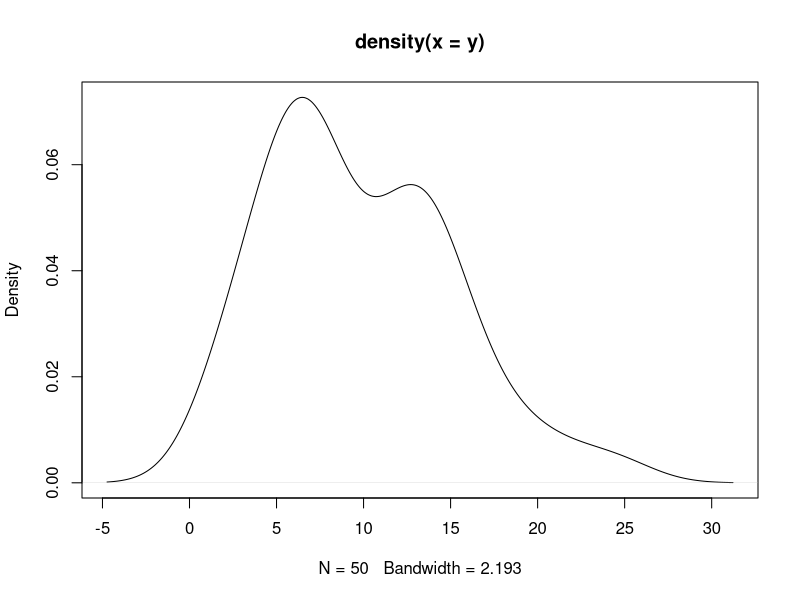
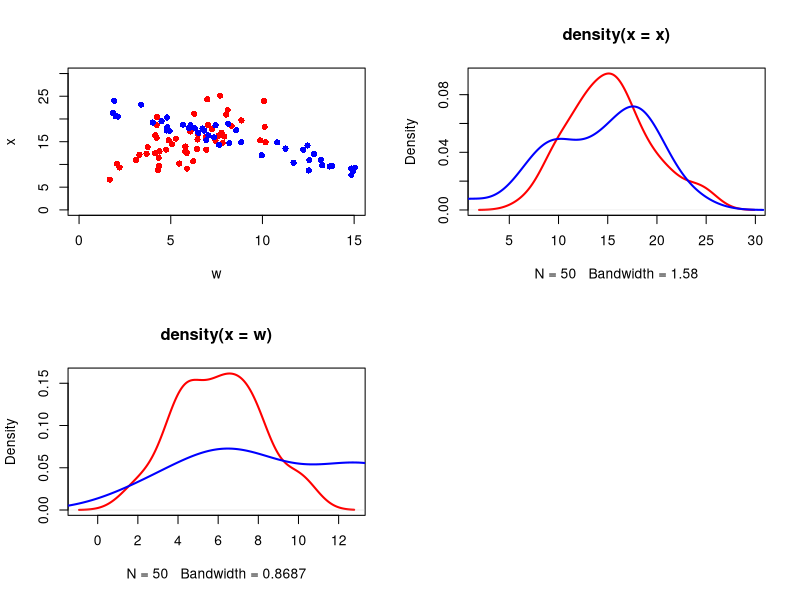

Source code (R) for these figures, in order: (Note: this script raises an error after producing the figures.)
### Midterm 721 - FA2018
###
### Take home part
###
### 1) Use the training data below to build a Gaussian Process classifier Section 6.4.5 and 6.4.6 in the text book
###    You do not need to optimise the parameters of the kernel function using equations 6.89 and following
###    The kernel function that you need to use is k(a,b) = exp(-0.5*t(a-b)%*%(a-b)), where a,b are multidimensional vectors
###    The main deliverable is a function that accepts two data frames as arguments.
###    The first data frame contains training data in 3 columns (x,y,class) and the
###    second data frame contains any number of new samples in 2 columns (x,y)
###    The function has to return the probability OF CLASS 1 for all the points in the second data frame
###
###    You can use the optim() function in R. The rest of the algorithm needs to be coded from scratch apart from trivial R functions 
###
### 2) Provide the COMPLETE derivation for exercise 6.22 in the text book
###
### DEADLINE: Friday October 19 @ 0900
### There will be no extension unless medically related
###
### WORK BY YOURSELF!!!!
###
### Code will be audited
###
### Students with duplicated code or analytical solution for the derivation will receive a F

### make sure you set the seed correctly
set.seed(7677)

### generate data
n <- 50
w <- rgamma(n,shape=6,rate=1)
x <- w + rgamma(n,10,1)
y <- rgamma(n,shape=3,rate=0.3)
plot(density(y))
z <- 20-y + rgamma (n,8,2)

### look at the data
quartz()
par(mfrow=c(2,2))
plot(w,x,col="red",pch=16,xlim=c(0,15),ylim=c(0,30))
points(y,z,col="blue",pch=16)
plot(density(x),col="red",lwd=2)
lines(density(z),col="blue", lwd=2)
plot(density(w),col="red",lwd=2)
lines(density(y),col="blue", lwd=2)

### put the data together
data.df <- data.frame(x=c(w,y), y=c(x,z), class = rep(c(1,2),each=n))

### use data.df

### Below is my solution
### Start @ 10/18/2018 1:00 pm
### Code won't be pushed to https://github.com/HalforcNull/Computational untill 10/19/2018 10:00 am

library(Matrix)

# Kernel function
## As told above
fun.kernel <- function(x,b){
    return(as.numeric(exp(-0.5*as.matrix(x-b)%*%as.matrix(t(x-b)))))
}

# Gram Matrix
## Instead of calculate gram matrix directly, I need a support function
## This support function takes training data and 2 index, then find the kernel of indexed data
fun.gram.support <- function(training, x){
    a <- training[x[1],]
    b <- training[x[2],]
    return(ifelse(x[1]==x[2], 1,fun.kernel(a,b)))
}
## Recall our K matrix is divided by alpha
fun.gram <- function(training, alpha){
    indexs <- seq(1, nrow(training), 1)
    combIndex <- expand.grid(indexs, indexs)
    my.result <- apply(combIndex, 1, fun.gram.support, training=training)
    my.result <- matrix(my.result, nrow=nrow(training))
    return(my.result/alpha)
}

# Calculate CN
fun.CN <- function(Gram, beta){
    gram.dim <- nrow(Gram)
    return(Gram + diag(1/beta, nrow=gram.dim))
}

# Psi(aN) and related functions
## functions need for Psi(aN)
fun.sigmoid <- function(aN){
    return(1/(1+exp(-aN)))
}
## by 6.80 
## remove the parts does not contain aN ( we are optimize Psi wrt. aN, so any part without aN can be treated as constant )
fun.Psi.aN <- function(aN, tN, CN){
    my.N <- length(tN)
    return(as.numeric(-1/2*t(aN) %*% solve(nearPD(CN)$mat) %*% aN + t(tN) %*% aN))
}

fun.Psi.gridiant <- function(aN, tN, CN){
    sigma.aN <- fun.sigmoid(aN)
    return(tN - sigma.aN - solve(nearPD(CN)$mat) %*% aN)
}

## WN function
fun.WN <- function(aN.mode){
    my.N <- length(aN.mode)
    sigma.aN <- fun.sigmoid(aN.mode)
    WN <- sigma.aN * (1 - sigma.aN)
    return(diag(WN))
}

## Hassian
fun.Hassian <- function(WN, CN ){
    return(WN + solve(nearPD(CN)$mat))
}

# mu_a_new and var_a_new 
## Function to find k vector (distance of new observation wrt. training)
## Note: this function also need devided by alpha
fun.k.vec <- function(dat.new, training, alpha){
    return( apply(training, 1, fun.kernel, b=dat.new) / alpha)
}
## Function to find c 
fun.c <- function(dat.new, alpha, beta){
    return(as.numeric(fun.kernel(dat.new, dat.new)/alpha + 1/beta))
}

## by 6.87
fun.mean.new <- function(k.vec, tN, aN.mode){
    sigma.aN <- fun.sigmoid(aN.mode)
    return(as.numeric(k.vec%*%as.matrix(tN-sigma.aN)))
}

## byt 6.88
fun.var.new <- function(c.value, k.vec, WN, CN ){
    return(c.value - as.numeric(t(k.vec) %*% solve(solve(nearPD(WN)$mat) + CN) %*% k.vec))
}

# kappa solution
fun.kappa.solution <- function(mu.a, var.a){
    kappa <- 1/sqrt(1 + pi*var.a/8)
    return(1/(1+exp(-kappa %*% t(mu.a))))
}

# predict function
fun.getModel <- function(training, tN, alpha, beta){
    ## find CN
    m.Gram <- fun.gram(training.dat, alpha)
    m.CN <- fun.CN(m.Gram, beta)
    ## find aN.mode
    aN.mode <- optim(rep(0,100), fn=fun.Psi.aN, gr=fun.Psi.gridiant, tN=training.t, CN=m.CN)
    ## WN
    m.WN <- fun.WN(aN.mode$par)
    return(list(training=training, alpha=alpha, beta=beta, tN = tN, aN.mode = aN.mode$par,WN = m.WN, CN=m.CN))
}

fun.predict <- function(dat.new, my.model){
    k.vec <- fun.k.vec(dat.new, my.model$training, my.model$alpha)
    c.value <- fun.c(dat.new, my.model$alpha, my.model$beta)
    mu.a <- fun.mean.new(k.vec, my.model$tN, my.model$aN.mode)
    var.a <- fun.var.new(c.value, k.vec, my.model$WN, my.model$CN)
    return(fun.kappa.solution(mu.a, var.a))
}

### above is the function we used for classification






########################################################################################################
###       Delivered Function: 
###           fun.predict.prob.in.class1
###       Input: 
###           trainingData: training data,     N * 3 matrix, first 2 column is data, 3rd column is class
###           newData: testing data,      n * 2 matrix, first 2 column is data
###       Output:
###           A vector contains the prob of being in class 1
########################################################################################################

fun.predict.prob.in.class1 <- function(trainingData, newData){
    if(ncol(training.dat) == 3){
      print('We need have a N * 3 matrix for training')
      return(NULL)
    }
  
    if(ncol(newData) != 2){
      print('We need have a n * 2 matrix for testing')
      return(NULL)
    }
    
    # Step 1. training Data
    training.dat <- trainingData[, -3]
    training.t <- trainingData[, 3] - 1
    
    # Step 2. Hyper parms
    alpha = 1
    beta = 1
    
    # Step 3. get model
    model.trained <- fun.getModel(training.dat, training.t, alpha, beta)
    
    # Step 4. do prediction on training data
    # pre.label <- apply(training.dat, 1, fun.predict, my.model=model.trained)
    # for some reason, this apply function is not work well
    pre.prob <- NULL
    for( i in 1:nrow(newData) ){
      pre.prob <- c(pre.prob, fun.predict(newData[i,], model.trained))
    }
    
    return(1-pre.prob)
}

###                 END OF FUNCTION       




### try classify training data
pred.prob <- fun.predict.prob.in.class1(data.df, data.df[,-3])
ifelse(pred.prob > 0.5, 1, 2)
data.df[,3]

## Finish prediction code @ 2:49. Start debug now
## Finish Debug @ 4:25
## Finish delivered function @ 4:49

